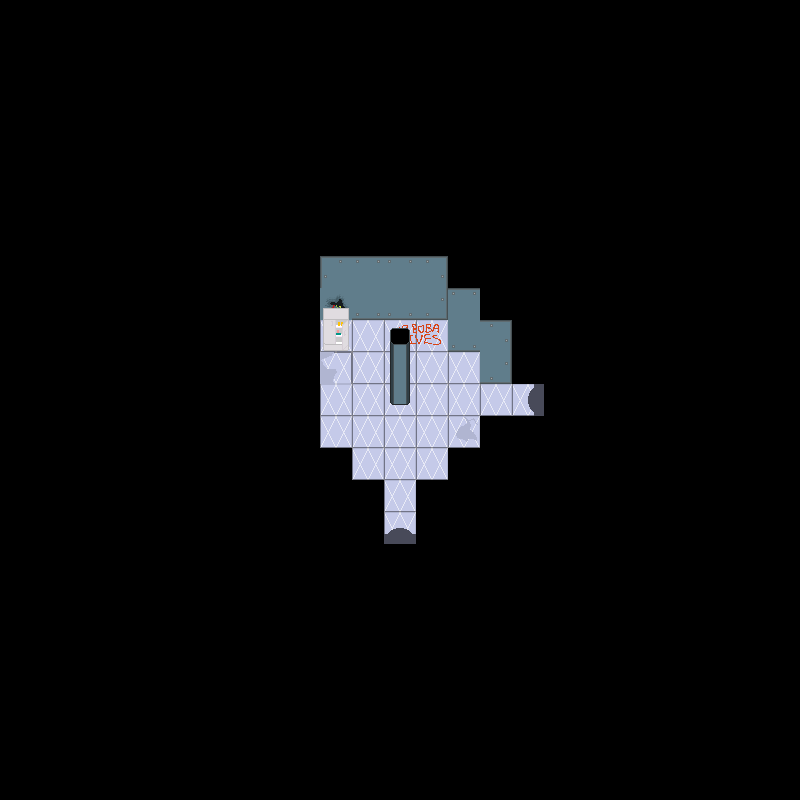

This game map was drawn from its Tiled (.tmx) file and the tilesets committed beside it. A one-line description and the full map source follow:
An orthogonal 25x25 tile map with 32x32 px tiles, 5 tile layers (backgroundLayer, wallLayer, objectLayer, objectAboveLayer, ...), 2 tilesets and 2 objects.

<map version="1.2" tiledversion="1.2.3" orientation="orthogonal" renderorder="right-down" width="25" height="25" tilewidth="32" tileheight="32" infinite="0" nextlayerid="7" nextobjectid="3">
 <tileset firstgid="1" name="f2tiles" tilewidth="32" tileheight="32" tilecount="56" columns="8">
  <image source="../../assets/Floor 2/f2spritesheet.png" width="256" height="224" />
 </tileset>
 <tileset firstgid="57" name="f2objs" tilewidth="32" tileheight="32" tilecount="16" columns="4">
  <image source="../../assets/Floor 2/objspritesheet.png" width="128" height="128" />
 </tileset>
 <layer id="1" name="backgroundLayer" width="25" height="25">
  <data encoding="csv">
1,1,1,1,1,1,1,1,1,1,1,1,1,1,1,1,1,1,1,1,1,1,1,1,1,
1,1,1,1,1,1,1,1,1,1,1,1,1,1,1,1,1,1,1,1,1,1,1,1,1,
1,1,1,1,1,1,1,1,1,1,1,1,1,1,1,1,1,1,1,1,1,1,1,1,1,
1,1,1,1,1,1,1,1,1,1,1,1,1,1,1,1,1,1,1,1,1,1,1,1,1,
1,1,1,1,1,1,1,1,1,1,1,1,1,1,1,1,1,1,1,1,1,1,1,1,1,
1,1,1,1,1,1,1,1,1,1,1,1,1,1,1,1,1,1,1,1,1,1,1,1,1,
1,1,1,1,1,1,1,1,1,1,1,1,1,1,1,1,1,1,1,1,1,1,1,1,1,
1,1,1,1,1,1,1,1,1,1,1,1,1,1,1,1,1,1,1,1,1,1,1,1,1,
1,1,1,1,1,1,1,1,1,1,1,1,1,1,1,1,1,1,1,1,1,1,1,1,1,
1,1,1,1,1,1,1,1,1,1,1,1,1,1,1,1,1,1,1,1,1,1,1,1,1,
1,1,1,1,1,1,1,1,1,1,8,8,54,55,1,1,1,1,1,1,1,1,1,1,1,
1,1,1,1,1,1,1,1,1,1,3221225507,8,8,8,8,1,1,1,1,1,1,1,1,1,1,
1,1,1,1,1,1,1,1,1,1,8,8,8,8,8,8,15,1,1,1,1,1,1,1,1,
1,1,1,1,1,1,1,1,1,1,8,8,8,8,37,1,1,1,1,1,1,1,1,1,1,
1,1,1,1,1,1,1,1,1,1,1,8,8,8,1,1,1,1,1,1,1,1,1,1,1,
1,1,1,1,1,1,1,1,1,1,1,1,8,1,1,1,1,1,1,1,1,1,1,1,1,
1,1,1,1,1,1,1,1,1,1,1,1,13,1,1,1,1,1,1,1,1,1,1,1,1,
1,1,1,1,1,1,1,1,1,1,1,1,1,1,1,1,1,1,1,1,1,1,1,1,1,
1,1,1,1,1,1,1,1,1,1,1,1,1,1,1,1,1,1,1,1,1,1,1,1,1,
1,1,1,1,1,1,1,1,1,1,1,1,1,1,1,1,1,1,1,1,1,1,1,1,1,
1,1,1,1,1,1,1,1,1,1,1,1,1,1,1,1,1,1,1,1,1,1,1,1,1,
1,1,1,1,1,1,1,1,1,1,1,1,1,1,1,1,1,1,1,1,1,1,1,1,1,
1,1,1,1,1,1,1,1,1,1,1,1,1,1,1,1,1,1,1,1,1,1,1,1,1,
1,1,1,1,1,1,1,1,1,1,1,1,1,1,1,1,1,1,1,1,1,1,1,1,1,
1,1,1,1,1,1,1,1,1,1,1,1,1,1,1,1,1,1,1,1,1,1,1,1,1
</data>
 </layer>
 <layer id="2" name="wallLayer" width="25" height="25">
  <data encoding="csv">
0,0,0,0,0,0,0,0,0,0,0,0,0,0,0,0,0,0,0,0,0,0,0,0,0,
0,0,0,0,0,0,0,0,0,0,0,0,0,0,0,0,0,0,0,0,0,0,0,0,0,
0,0,0,0,0,0,0,0,0,0,0,0,0,0,0,0,0,0,0,0,0,0,0,0,0,
0,0,0,0,0,0,0,0,0,0,0,0,0,0,0,0,0,0,0,0,0,0,0,0,0,
0,0,0,0,0,0,0,0,0,0,0,0,0,0,0,0,0,0,0,0,0,0,0,0,0,
0,0,0,0,0,0,0,0,0,0,0,0,0,0,0,0,0,0,0,0,0,0,0,0,0,
0,0,0,0,0,0,0,0,0,0,0,0,0,0,0,0,0,0,0,0,0,0,0,0,0,
0,0,0,0,0,0,0,0,0,0,0,0,0,0,0,0,0,0,0,0,0,0,0,0,0,
0,0,0,0,0,0,0,0,0,0,28,27,27,29,0,0,0,0,0,0,0,0,0,0,0,
0,0,0,0,0,0,0,0,0,0,20,25,25,31,27,0,0,0,0,0,0,0,0,0,0,
0,0,0,0,0,0,0,0,0,0,0,0,0,0,25,29,0,0,0,0,0,0,0,0,0,
0,0,0,0,0,0,0,0,0,0,0,0,0,0,0,31,0,0,0,0,0,0,0,0,0,
0,0,0,0,0,0,0,0,0,0,0,0,0,0,0,0,0,0,0,0,0,0,0,0,0,
0,0,0,0,0,0,0,0,0,0,0,0,0,0,0,0,0,0,0,0,0,0,0,0,0,
0,0,0,0,0,0,0,0,0,0,0,0,0,0,0,0,0,0,0,0,0,0,0,0,0,
0,0,0,0,0,0,0,0,0,0,0,0,0,0,0,0,0,0,0,0,0,0,0,0,0,
0,0,0,0,0,0,0,0,0,0,0,0,0,0,0,0,0,0,0,0,0,0,0,0,0,
0,0,0,0,0,0,0,0,0,0,0,0,0,0,0,0,0,0,0,0,0,0,0,0,0,
0,0,0,0,0,0,0,0,0,0,0,0,0,0,0,0,0,0,0,0,0,0,0,0,0,
0,0,0,0,0,0,0,0,0,0,0,0,0,0,0,0,0,0,0,0,0,0,0,0,0,
0,0,0,0,0,0,0,0,0,0,0,0,0,0,0,0,0,0,0,0,0,0,0,0,0,
0,0,0,0,0,0,0,0,0,0,0,0,0,0,0,0,0,0,0,0,0,0,0,0,0,
0,0,0,0,0,0,0,0,0,0,0,0,0,0,0,0,0,0,0,0,0,0,0,0,0,
0,0,0,0,0,0,0,0,0,0,0,0,0,0,0,0,0,0,0,0,0,0,0,0,0,
0,0,0,0,0,0,0,0,0,0,0,0,0,0,0,0,0,0,0,0,0,0,0,0,0
</data>
 </layer>
 <layer id="3" name="objectLayer" width="25" height="25">
  <data encoding="csv">
0,0,0,0,0,0,0,0,0,0,0,0,0,0,0,0,0,0,0,0,0,0,0,0,0,
0,0,0,0,0,0,0,0,0,0,0,0,0,0,0,0,0,0,0,0,0,0,0,0,0,
0,0,0,0,0,0,0,0,0,0,0,0,0,0,0,0,0,0,0,0,0,0,0,0,0,
0,0,0,0,0,0,0,0,0,0,0,0,0,0,0,0,0,0,0,0,0,0,0,0,0,
0,0,0,0,0,0,0,0,0,0,0,0,0,0,0,0,0,0,0,0,0,0,0,0,0,
0,0,0,0,0,0,0,0,0,0,0,0,0,0,0,0,0,0,0,0,0,0,0,0,0,
0,0,0,0,0,0,0,0,0,0,0,0,0,0,0,0,0,0,0,0,0,0,0,0,0,
0,0,0,0,0,0,0,0,0,0,0,0,0,0,0,0,0,0,0,0,0,0,0,0,0,
0,0,0,0,0,0,0,0,0,0,0,0,0,0,0,0,0,0,0,0,0,0,0,0,0,
0,0,0,0,0,0,0,0,0,0,0,0,0,0,0,0,0,0,0,0,0,0,0,0,0,
0,0,0,0,0,0,0,0,0,0,66,0,0,0,0,0,0,0,0,0,0,0,0,0,0,
0,0,0,0,0,0,0,0,0,0,0,0,0,0,0,0,0,0,0,0,0,0,0,0,0,
0,0,0,0,0,0,0,0,0,0,0,0,57,0,0,0,0,0,0,0,0,0,0,0,0,
0,0,0,0,0,0,0,0,0,0,0,0,0,0,0,0,0,0,0,0,0,0,0,0,0,
0,0,0,0,0,0,0,0,0,0,0,0,0,0,0,0,0,0,0,0,0,0,0,0,0,
0,0,0,0,0,0,0,0,0,0,0,0,0,0,0,0,0,0,0,0,0,0,0,0,0,
0,0,0,0,0,0,0,0,0,0,0,0,0,0,0,0,0,0,0,0,0,0,0,0,0,
0,0,0,0,0,0,0,0,0,0,0,0,0,0,0,0,0,0,0,0,0,0,0,0,0,
0,0,0,0,0,0,0,0,0,0,0,0,0,0,0,0,0,0,0,0,0,0,0,0,0,
0,0,0,0,0,0,0,0,0,0,0,0,0,0,0,0,0,0,0,0,0,0,0,0,0,
0,0,0,0,0,0,0,0,0,0,0,0,0,0,0,0,0,0,0,0,0,0,0,0,0,
0,0,0,0,0,0,0,0,0,0,0,0,0,0,0,0,0,0,0,0,0,0,0,0,0,
0,0,0,0,0,0,0,0,0,0,0,0,0,0,0,0,0,0,0,0,0,0,0,0,0,
0,0,0,0,0,0,0,0,0,0,0,0,0,0,0,0,0,0,0,0,0,0,0,0,0,
0,0,0,0,0,0,0,0,0,0,0,0,0,0,0,0,0,0,0,0,0,0,0,0,0
</data>
 </layer>
 <layer id="4" name="objectAboveLayer" width="25" height="25">
  <data encoding="csv">
0,0,0,0,0,0,0,0,0,0,0,0,0,0,0,0,0,0,0,0,0,0,0,0,0,
0,0,0,0,0,0,0,0,0,0,0,0,0,0,0,0,0,0,0,0,0,0,0,0,0,
0,0,0,0,0,0,0,0,0,0,0,0,0,0,0,0,0,0,0,0,0,0,0,0,0,
0,0,0,0,0,0,0,0,0,0,0,0,0,0,0,0,0,0,0,0,0,0,0,0,0,
0,0,0,0,0,0,0,0,0,0,0,0,0,0,0,0,0,0,0,0,0,0,0,0,0,
0,0,0,0,0,0,0,0,0,0,0,0,0,0,0,0,0,0,0,0,0,0,0,0,0,
0,0,0,0,0,0,0,0,0,0,0,0,0,0,0,0,0,0,0,0,0,0,0,0,0,
0,0,0,0,0,0,0,0,0,0,0,0,0,0,0,0,0,0,0,0,0,0,0,0,0,
0,0,0,0,0,0,0,0,0,0,0,0,0,0,0,0,0,0,0,0,0,0,0,0,0,
0,0,0,0,0,0,0,0,0,0,63,0,0,0,0,0,0,0,0,0,0,0,0,0,0,
0,0,0,0,0,0,0,0,0,0,0,0,58,0,0,0,0,0,0,0,0,0,0,0,0,
0,0,0,0,0,0,0,0,0,0,0,0,72,0,0,0,0,0,0,0,0,0,0,0,0,
0,0,0,0,0,0,0,0,0,0,0,0,0,0,0,0,0,0,0,0,0,0,0,0,0,
0,0,0,0,0,0,0,0,0,0,0,0,0,0,0,0,0,0,0,0,0,0,0,0,0,
0,0,0,0,0,0,0,0,0,0,0,0,0,0,0,0,0,0,0,0,0,0,0,0,0,
0,0,0,0,0,0,0,0,0,0,0,0,0,0,0,0,0,0,0,0,0,0,0,0,0,
0,0,0,0,0,0,0,0,0,0,0,0,0,0,0,0,0,0,0,0,0,0,0,0,0,
0,0,0,0,0,0,0,0,0,0,0,0,0,0,0,0,0,0,0,0,0,0,0,0,0,
0,0,0,0,0,0,0,0,0,0,0,0,0,0,0,0,0,0,0,0,0,0,0,0,0,
0,0,0,0,0,0,0,0,0,0,0,0,0,0,0,0,0,0,0,0,0,0,0,0,0,
0,0,0,0,0,0,0,0,0,0,0,0,0,0,0,0,0,0,0,0,0,0,0,0,0,
0,0,0,0,0,0,0,0,0,0,0,0,0,0,0,0,0,0,0,0,0,0,0,0,0,
0,0,0,0,0,0,0,0,0,0,0,0,0,0,0,0,0,0,0,0,0,0,0,0,0,
0,0,0,0,0,0,0,0,0,0,0,0,0,0,0,0,0,0,0,0,0,0,0,0,0,
0,0,0,0,0,0,0,0,0,0,0,0,0,0,0,0,0,0,0,0,0,0,0,0,0
</data>
 </layer>
 <objectgroup id="6" name="doorLayer">
  <object id="1" gid="16" x="512" y="416" width="32" height="32">
   <properties>
    <property name="door" value="right" />
   </properties>
  </object>
  <object id="2" gid="16" x="384" y="544" width="32" height="32">
   <properties>
    <property name="door" value="down" />
   </properties>
  </object>
 </objectgroup>
 <layer id="5" name="aboveLayer" width="25" height="25">
  <data encoding="csv">
0,0,0,0,0,0,0,0,0,0,0,0,0,0,0,0,0,0,0,0,0,0,0,0,0,
0,0,0,0,0,0,0,0,0,0,0,0,0,0,0,0,0,0,0,0,0,0,0,0,0,
0,0,0,0,0,0,0,0,0,0,0,0,0,0,0,0,0,0,0,0,0,0,0,0,0,
0,0,0,0,0,0,0,0,0,0,0,0,0,0,0,0,0,0,0,0,0,0,0,0,0,
0,0,0,0,0,0,0,0,0,0,0,0,0,0,0,0,0,0,0,0,0,0,0,0,0,
0,0,0,0,0,0,0,0,0,0,0,0,0,0,0,0,0,0,0,0,0,0,0,0,0,
0,0,0,0,0,0,0,0,0,0,0,0,0,0,0,0,0,0,0,0,0,0,0,0,0,
0,0,0,0,0,0,0,0,0,0,0,0,0,0,0,0,0,0,0,0,0,0,0,0,0,
0,0,0,0,0,0,0,0,0,0,0,0,0,0,0,0,0,0,0,0,0,0,0,0,0,
0,0,0,0,0,0,0,0,0,0,0,0,0,0,0,0,0,0,0,0,0,0,0,0,0,
0,0,0,0,0,0,0,0,0,0,0,0,0,0,0,0,0,0,0,0,0,0,0,0,0,
0,0,0,0,0,0,0,0,0,0,0,0,0,0,0,0,0,0,0,0,0,0,0,0,0,
0,0,0,0,0,0,0,0,0,0,0,0,0,0,0,0,0,0,0,0,0,0,0,0,0,
0,0,0,0,0,0,0,0,0,0,0,0,0,0,0,0,0,0,0,0,0,0,0,0,0,
0,0,0,0,0,0,0,0,0,0,0,0,0,0,0,0,0,0,0,0,0,0,0,0,0,
0,0,0,0,0,0,0,0,0,0,0,0,0,0,0,0,0,0,0,0,0,0,0,0,0,
0,0,0,0,0,0,0,0,0,0,0,0,0,0,0,0,0,0,0,0,0,0,0,0,0,
0,0,0,0,0,0,0,0,0,0,0,0,0,0,0,0,0,0,0,0,0,0,0,0,0,
0,0,0,0,0,0,0,0,0,0,0,0,0,0,0,0,0,0,0,0,0,0,0,0,0,
0,0,0,0,0,0,0,0,0,0,0,0,0,0,0,0,0,0,0,0,0,0,0,0,0,
0,0,0,0,0,0,0,0,0,0,0,0,0,0,0,0,0,0,0,0,0,0,0,0,0,
0,0,0,0,0,0,0,0,0,0,0,0,0,0,0,0,0,0,0,0,0,0,0,0,0,
0,0,0,0,0,0,0,0,0,0,0,0,0,0,0,0,0,0,0,0,0,0,0,0,0,
0,0,0,0,0,0,0,0,0,0,0,0,0,0,0,0,0,0,0,0,0,0,0,0,0,
0,0,0,0,0,0,0,0,0,0,0,0,0,0,0,0,0,0,0,0,0,0,0,0,0
</data>
 </layer>
</map>
